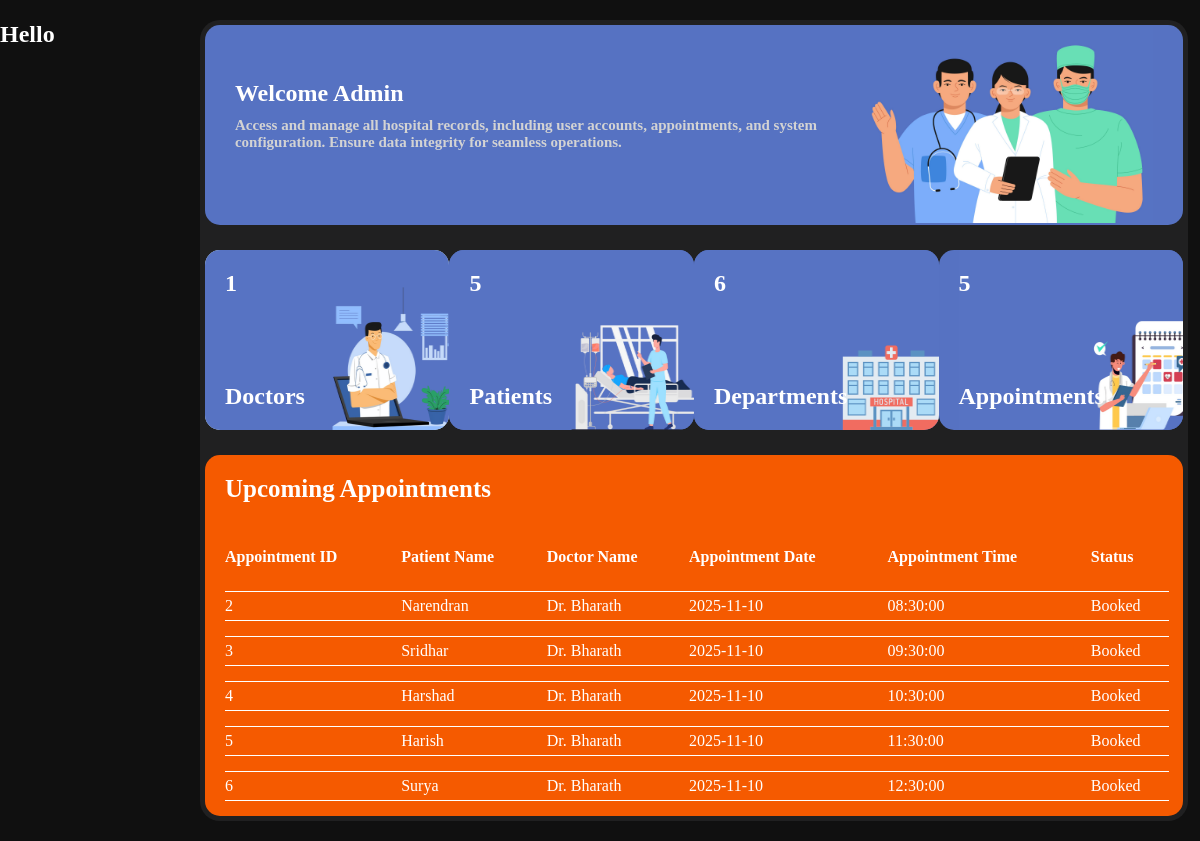
The page /home on the database its author committed.
### tables this page shows
CREATE TABLE APPOINTMENTS(
    APPOINTMENT_ID INTEGER PRIMARY KEY AUTOINCREMENT,
    PATIENT_ID INTEGER,
    PATIENT_NAME TEXT,
    DOC_ID INTEGER,
    DOC_NAME TEXT,
    APPOINTMENT_DATE DATE,
    APPOINTMENT_TIME TIME,
    STATUS TEXT,
    FOREIGN KEY (PATIENT_ID) REFERENCES PATIENTS (PATIENT_ID),
    FOREIGN KEY (DOC_ID) REFERENCES DOCTORS (DOC_ID)
);

### app.py (the view)
@app.route('/home')
def home():
    doctor,user,dept,pat,app=count()
    tab=tabledata()
    return render_template("admin/dashboard.html",doctor=doctor,user=user,dept=dept,pat=pat,app=app,tab=tab)

### app.py (called while the page is built)
def count():
    con=sqlite3.connect(database)
    cur=con.cursor()
    cur.execute('SELECT COUNT(*)FROM DOCTORS')
    doccount=cur.fetchone()[0]
    cur.execute('SELECT COUNT(*)FROM USERS')
    usercount=cur.fetchone()[0]
    cur.execute('SELECT COUNT(*)FROM DEPARTMENT')
    deptcount=cur.fetchone()[0]
    cur.execute('SELECT COUNT(*)FROM PATIENTS')
    patcount=cur.fetchone()[0]
    cur.execute("SELECT COUNT(*)FROM APPOINTMENTS WHERE STATUS='Booked'")
    appcount=cur.fetchone()[0]
    con.close()
    return doccount, usercount, deptcount, patcount,appcount

def tabledata():
    con=sqlite3.connect(database)
    cur=con.cursor()
    cur.execute("SELECT APPOINTMENT_ID,PATIENT_NAME,DOC_NAME,APPOINTMENT_DATE,APPOINTMENT_TIME FROM APPOINTMENTS WHERE STATUS='Booked'")
    tab=cur.fetchall()
    con.close()
    return tab

### Templates/admin/dashboard.html (shortened to what this page needs)
<!DOCTYPE html>
<html lang="en">
<head>
    <link rel="stylesheet" href="{{ url_for('static', filename='css/admindash.css') }}">
</head>
<body>
    <section class="main">
        <div class="navbar">
            <h1>Hello</h1>
        </div>
        <div class="view">
            <div class="welcome">
                <div class="text">
                    <h1>Welcome Admin</h1>
                    <h2>Access and manage all hospital records, including user accounts, appointments, and system<br>configuration. Ensure data integrity for seamless operations.</h2>
                </div>
                <img src="{{ url_for('static',filename='images/docbg.jpg')}}" alt="">
            </div>
            <div class="boxes">
                <div class="box" style="background-color: #d7f3fe;">
                    <h1>{{doctor}}</h1>
                    <h2>Doctors</h2>
                    <img src="{{ url_for('static',filename='images/doctor.png')}}" alt="">
                </div>
                <div class="box">
                    <h1>{{pat}}</h1>
                    <h2>Patients</h2>
                    <img src="{{ url_for('static',filename='images/patient.png')}}" alt="">
                </div>
                <div class="box">
                    <h1>{{dept}}</h1>
                    <h2>Departments</h2>
                    <img src="{{ url_for('static',filename='images/dept.png')}}" alt="">
                </div>
                <div class="box">
                    <h1>{{app}}</h1>
                    <h2>Appointments</h2>
                    <img src="{{ url_for('static',filename='images/appointment.png')}}" style="padding-left: 20px;" alt="">
                </div>
            </div>
            <div class="appointments">
                <h1>Upcoming Appointments</h1>
                <table>
                    <tr>
                        <th>Appointment ID</th>
                        <th>Patient Name</th>
                        <th>Doctor Name</th>
                        <th>Appointment Date</th>
                        <th>Appointment Time</th>
                        <th>Status</th>
                    </tr>
                    {% for i in tab%}
                    <tr>
                        <td>{{i[0]}}</td>
                        <td>{{i[1]}}</td>
                        <td>{{i[2]}}</td>
                        <td>{{i[3]}}</td>
                        <td>{{i[4]}}</td>
                        <td>Booked</td>
                    </tr>
                    {% endfor %}
                </table>
            </div>
        </div>
    </section>
</body>
</html>

### Static/css/admindash.css (style rules this page uses)
* { margin: 0; padding: 0; }
.main { width: 100%; min-height: 100vh; background-color: #101010; display: flex; align-items: center; }
.navbar { width: 200px; height: 100vh; background-color: #101010; position: fixed; }
.navbar h1 { color: white; }
.view { width: calc(99% - 200px); margin-top: 20px; margin-bottom: 20px; background-color: #202021; border-radius: 20px; margin-left: 200px; overflow-y: scroll; overflow-x: hidden; scrollbar-width: none; display: flex; align-items: center; flex-direction: column; }
.welcome { width: 99%; margin-top: 5px; height: 200px; overflow: hidden; background-color: #5672c2; border-radius: 15px; display: flex; justify-content: space-between; align-items: center; }
.text { width: 700px; }
.welcome img { width: 30%; padding-right:30px ; }
.welcome h1 { color: white; font-family: 'sfprob'; padding-left: 30px; }
.welcome h2 { font-family: 'sfpror'; color: rgb(211, 211, 211); font-size: 15px; padding-top: 10px; padding-left: 30px; }
.boxes { width: 99%; display: flex; justify-content: space-between; margin-top: 25px; }
.boxes h1,h2 { color: white; font-family: 'sfpror'; padding: 20px; z-index: 99999; }
.box { width: 265px; height: 180px; background-color: #f55a00; background-color: #5672c2; border-radius: 15px; display: flex; flex-direction: column; justify-content: space-between; overflow: hidden; position: relative; }
.box img { position: absolute; width: 100%; height: 100%; }
.appointments { width: 99%; min-height: 300px; background-color: #f55a00; margin-top: 25px; border-radius: 15px; margin-bottom: 5px; }
.appointments h1 { color: white; font-family: 'sfprob'; font-size: 25px; padding-left: 20px; padding-top: 20px; }
table { width: 96.5%; margin-top: 30px; margin-left: 20px; border-spacing: 0px 15px; }
th,td { color: white; font-family: 'sfpror'; text-align: left; }
th { padding-bottom: 10px; }
td { padding-bottom: 5px; padding-top: 5px; border-top: 1px solid white; border-bottom: 1px solid white; }

### rows shown on the page
APPOINTMENTS: APPOINTMENT_ID "2", PATIENT_NAME "Narendran", DOC_NAME "Dr. Bharath", APPOINTMENT_DATE "2025-11-10", APPOINTMENT_TIME "08:30:00"
APPOINTMENTS: APPOINTMENT_ID "3", PATIENT_NAME "Sridhar", DOC_NAME "Dr. Bharath", APPOINTMENT_DATE "2025-11-10", APPOINTMENT_TIME "09:30:00"
APPOINTMENTS: APPOINTMENT_ID "4", PATIENT_NAME "Harshad", DOC_NAME "Dr. Bharath", APPOINTMENT_DATE "2025-11-10", APPOINTMENT_TIME "10:30:00"
APPOINTMENTS: APPOINTMENT_ID "5", PATIENT_NAME "Harish", DOC_NAME "Dr. Bharath", APPOINTMENT_DATE "2025-11-10", APPOINTMENT_TIME "11:30:00"
APPOINTMENTS: APPOINTMENT_ID "6", PATIENT_NAME "Surya", DOC_NAME "Dr. Bharath", APPOINTMENT_DATE "2025-11-10", APPOINTMENT_TIME "12:30:00"

### other values the page prints
{{ doctor }} "1"
{{ pat }} "5"
{{ dept }} "6"
{{ app }} "5"
